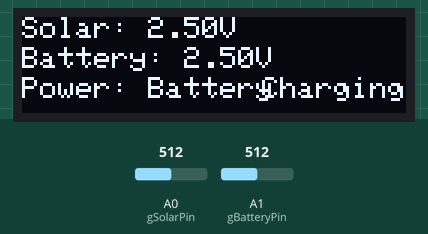
The sketch below on a simulated Arduino Uno, built with avr-gcc and run on an emulated ATmega328P. Parts: 128×32 one-colour display. The inputs (shaded band) are chosen by the test bench; at power-on: A0 (gSolarPin) = 512, A1 (gBatteryPin) = 512. What the sketch prints to the serial monitor is not drawn.

Above: at 1.3 s.
1.4 s: A0 (gSolarPin) set to 716
At 2.8 s:
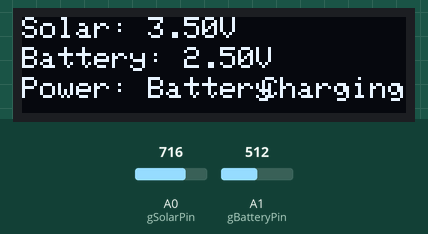
3.1 s: A1 (gBatteryPin) set to 842
At 4.1 s:
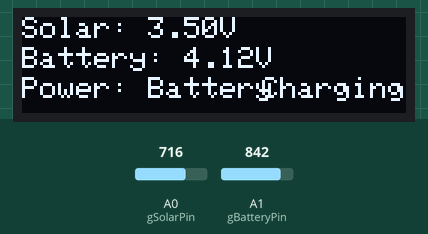
4.6 s: A1 (gBatteryPin) set to 876
At 5.0 s:
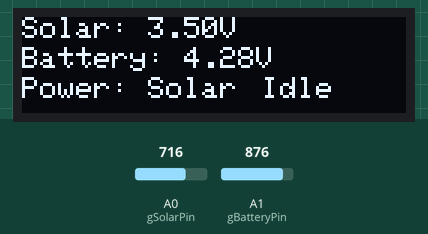
6.2 s: A0 (gSolarPin) set to 727
At 7.2 s:
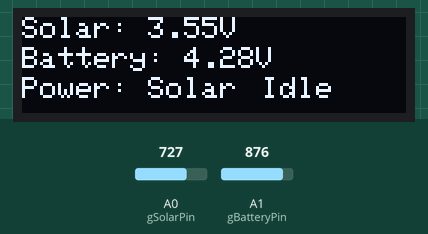
7.7 s: A1 (gBatteryPin) set to 716
At 8.1 s:
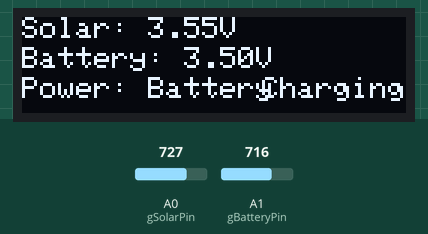
9.3 s: A0 (gSolarPin) set to 306
At 10.3 s:
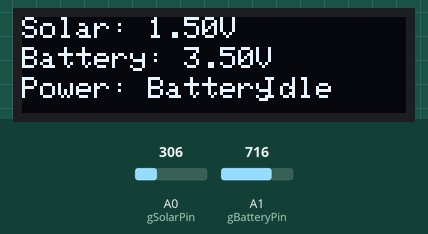
Timing chart, 0 to 11.9 s (numbered marks = the images above; inputs shaded):
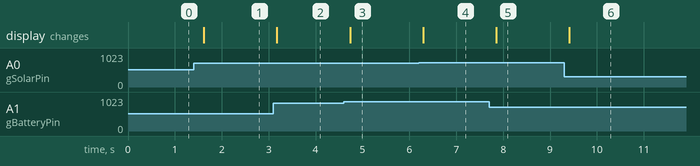

Measured:
- the behaviour switches between 859 and 860 on A1 (gBatteryPin) (found by bisection; images 2 and 3)
- the behaviour switches between 717 and 718 on A0 (gSolarPin) (found by bisection; images 3 and 4)
- after the input at 1.4 s, the display: changes after 0.21 s (image 1)
- after the input at 3.1 s, the display: changes after 0.07 s (image 2)
- after the input at 4.6 s, the display: changes after 0.13 s (image 3)
- after the input at 6.2 s, the display: changes after 0.09 s (image 4)
- after the input at 7.7 s, the display: changes after 0.15 s (image 5)
- after the input at 9.3 s, the display: changes after 0.12 s (image 6)

The sketch:

sketch_Lab4_Ex3.ino
```cpp
//Abdullah Bohamad
//Lab 4, Ex3

#include <Wire.h>
#include <Adafruit_GFX.h>
#include <Adafruit_SSD1306.h>

// OLED display dimensions
#define SCREEN_WIDTH 128
#define SCREEN_HEIGHT 32
#define OLED_RESET    -1
#define SCREEN_ADDRESS 0x3C

// Initialize OLED display
Adafruit_SSD1306 display(SCREEN_WIDTH, SCREEN_HEIGHT, &Wire, OLED_RESET);

// Global Variables
const int gSolarPin = A0;      // Solar panel voltage sense
const int gBatteryPin = A1;    // Battery voltage sense

// Voltage thresholds
const float gSolarThreshold = 2.5;     // Min voltage to use solar power
const float gBatteryFull = 4.2;        // Battery full charge voltage (Improved)
const float gBatteryLow = 3.0;         // Battery low voltage cutoff

void setup() {
  Serial.begin(9600);

  // Initialize OLED display
  if (!display.begin(SSD1306_SWITCHCAPVCC, SCREEN_ADDRESS)) {
    Serial.println(F("SSD1306 allocation failed")); // Error message if OLED fails
    for (;;); // Halt if OLED fails
  }

  display.clearDisplay();
  display.setTextSize(1);
  display.setTextColor(SSD1306_WHITE);

  pinMode(gSolarPin, INPUT);
  pinMode(gBatteryPin, INPUT);
}

void loop() {
  // Read analog voltages from solar panel and battery
  int gSolarADC = analogRead(gSolarPin);
  int gBatteryADC = analogRead(gBatteryPin);

  // Convert ADC readings to voltages (assuming 5V reference)
  float gSolarVoltage = (gSolarADC * 5.0) / 1023.0;
  float gBatteryVoltage = (gBatteryADC * 5.0) / 1023.0;

  // Debugging in Serial Monitor
  Serial.print("Solar Voltage: ");
  Serial.println(gSolarVoltage);
  Serial.print("Battery Voltage: ");
  Serial.println(gBatteryVoltage);

  // Clear OLED before updating
  display.clearDisplay();

  // Display Solar and Battery voltages
  display.setCursor(0, 0);
  display.print("Solar: ");
  display.print(gSolarVoltage, 2);
  display.print("V");

  display.setCursor(0, 10);
  display.print("Battery: ");
  display.print(gBatteryVoltage, 2);
  display.print("V");

  // ---------- Improved Section Starts Here ----------

  // Check if solar voltage is sufficient
  display.setCursor(0, 20);
  if (gSolarVoltage > gSolarThreshold) {

    // Improved Logic: Prioritize charging the battery before using solar power
    if (gBatteryVoltage < gBatteryFull) {
      // Battery is not fully charged, prioritize charging
      display.print("Power: Battery");  // Microcontroller runs on battery
      display.setCursor(80, 20);
      display.print("Charging");        // Indicate charging is in progress
    } else {
      // Battery is fully charged, now solar can power the microcontroller
      display.print("Power: Solar");
      display.setCursor(80, 20);
      display.print("Idle");            // Battery charging is idle
    }
  } else {
    // Solar panel voltage too low, rely on battery
    display.print("Power: Battery");
    display.setCursor(80, 20);
    display.print("Idle");
  }

  // ---------- Improved Section Ends Here ----------

  // Push updates to OLED display
  display.display();

  delay(500); // Refresh every 0.5 sec
}
```
